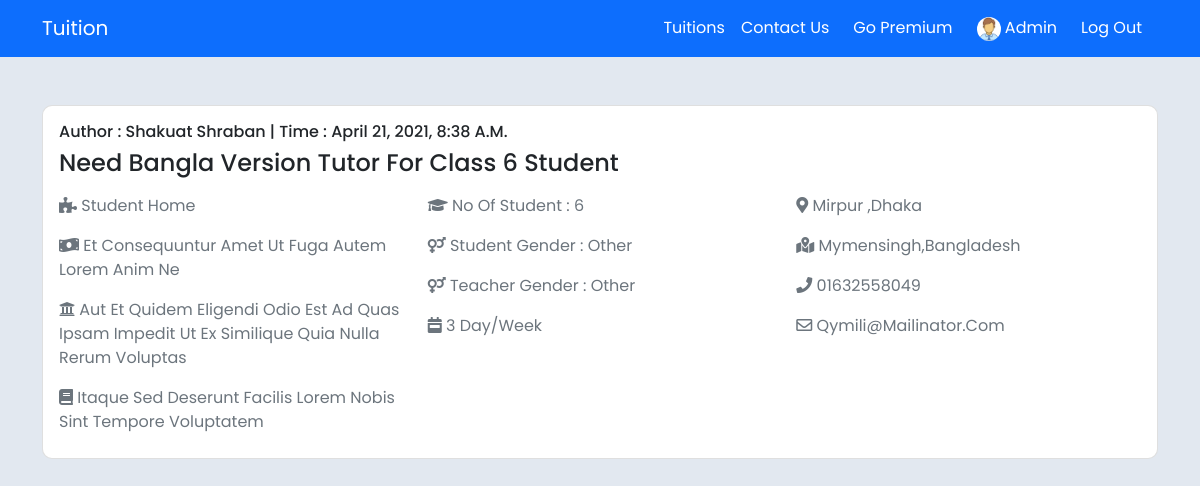
The app's page /detail/5/ (signed in) with its own data.
### accounts/models.py (models this page shows, shortened)
class UserProfile(models.Model):
    Choice_style = (
        ('Group Tuition', 'Group Tuition'),
        ('Private Tuition', 'Private Tuition'),
    )
    Choice_Place = (
        ('Class_Rooms', 'Class Rooms'),
        ('Coaching_Center', 'Coaching Center'),
        ('Students Home', 'Students Home'),
        ('Teachers Place', 'Teachers Place'),
    )
    Choice_Approach = (
        ('Online_Help', 'Online Help'),
        ('Phone_Help', 'Phone Help'),
        ('Provide_Hand_Notes', 'Provide Hand_Notes'),
        ('Video_Tutorials', 'Video Tutorials'),
    )
    Choice_Medium = (
        ('Bangla Medium', 'Bangla Medium'),
        ('English Medium', 'English Medium'),
        ('Arabic Medium', 'Arabic Medium'),
        ('Extra Curricular Activities', 'Extra Curricular Activities'),
        ('Language Learning', 'Language Learning'),
        ('Computer Learning', 'Computer Learning'),
    )
    class_choice = [('1', '1'), ('2', '2'), ('3', '3'), ('4', '4'), ('5', '5'), ('6', '6'), ('7', '7'), ('8', '8'),
                    ('9', '9'), ('10', '10'), ('11', '11'), ('12', '12'), ('Admission Test', 'Admission Test'),
                    ('KG school', 'KG school'),
                    ('Specific Skill Develop', 'Specific Skill Develop'), ('other', 'other')]
    district_choice = [('Bagerhat', 'Bagerhat'), ('Bandarban', 'Bandarban'), ('Barguna', 'Barguna'),
                       ('Barisal', 'Barisal'), ('Bhola', 'Bhola'), ('Bogra', 'Bogra'), ('Bramanbaria', 'Bramanbaria'),
                       ('Chadpur', 'Chadpur'), ('Chapainababganj', 'Chapainababganj'), ('Chittagong', 'Chittagong'),
                       ('Chuadanga', 'Chuadanga'), ('Comilla', 'Comilla'), ('Cox\'s bazar', 'Cox\'s bazar'),
                       ('Dhaka', 'Dhaka'), ('Dinajpur', 'Dinajpur'), ('Faridpur', 'Faridpur'), ('Feni', 'Feni'),
                       ('Gaibanda', 'Gaibanda'), ('Gazipur', 'Gazipur'), ('Gopalganj', 'Gopalganj'),
                       ('Habiganj', 'Habiganj'), ('Jamalpur', 'Jamalpur'), ('Jessore', 'jessore'),
                       ('Jhalokati', 'Jhalokati'), ('Jheniadaha', 'Jhenaidaha'), ('Joypurhat', 'Joypurhat'),
                       ('Khagrachhari', 'Khagrachhari'), ('Khulna', 'Khulna'), ('Kishoreganj', 'Khishoreganj'),
                       ('Kurigram', 'Kurigram'), ('Kustia', 'Kustia'), ('Lakshmipur', 'Lakshmipur'),
                       ('Lalmanirhat', 'Lalmanirhat'), ('Madaripur', 'Madaripur'), ('Magura', 'Magura'),
                       ('Manikganj', 'Manikganj'), ('Maulvi Bazar', 'Maulvi Bazar'), ('Meherpur', 'Meherpur'),
                       ('Munshiganj', 'Munshiganj'), ('Mymensingh', 'Mymensingh'), ('Naogaon', 'Naogaon'),
                       ('Narail', 'Narail'), ('Narayangonj', 'Narayangonj'), ('Narsingdi', 'Narsingdi'),
                       ('Natore', 'Natore'), ('Netrokona', 'Netrokona'), ('Nilphamari', 'Nilphamari'),
                       ('Noakhali', 'Noakhali'), ('Pabna', 'Pabna'), ('Panchagrah', 'Panchagrah'),
                       ('Patuakhali', 'Patuakhali'), ('Pirojpur', 'Pirojpur'), ('Rajbari', 'Rajbari'),
                       ('Rajshahi', 'Rajshahi'),
                       ('Rangamati', 'Rangamati'), ('Rangpur', 'Rangpur'), ('Satkhira', 'Satkhira'),
                       ('Shariatpur', 'Shariatpur'), ('Sherpur', 'Sherpur'), ('Sirajganj', 'Sirajganj'),
                       ('Sunamganj', 'Sunamganj'), ('Sylhet', 'Sylhet'), ('Tangail', 'Tangail'),
                       ('Thakurgoan', 'Thakurgoan')]
    user = models.OneToOneField(User, on_delete=models.CASCADE)
    birth_date = models.DateField()
    bio_data = models.TextField()
    your_phone_no = models.CharField(max_length=14, null=True)
    image = models.ImageField(null=True, blank=True, upload_to='profile_pic/', default='avatar.png')
    your_pa = models.CharField(max_length=250, null=True)
    your_ca = models.CharField(max_length=250, null=True)
    highest_degree = models.CharField(max_length=250, null=True)
    prefered_tutoring_style = models.CharField(max_length=20, choices=Choice_style, null=True)
    place_of_learning = models.CharField(max_length=25, choices=Choice_Place, null=True)
    tutoring_approach = models.CharField(max_length=50, choices=Choice_Approach, null=True)
    prefer_medium_of_education = models.CharField(max_length=30, choices=Choice_Medium, null=True)
    prefer_class = models.CharField(max_length=50, choices=class_choice, null=True)
    prefer_subjects = models.CharField(max_length=300, null=True)
    expected_salary = models.CharField(max_length=20, default='')
    negotiable = models.BooleanField(default=False)
    demo_class = models.URLField(verbose_name='video tutorial', max_length=1000, null=True, blank=True)
    linkedin = models.URLField(verbose_name='linkedin', max_length=1000, null=True, blank=True)
    whatsapp = models.URLField(verbose_name='whatsapp', max_length=1000, null=True, blank=True)
    fb_id = models.CharField(verbose_name='user facebook id', max_length=1000, null=True, blank=True)
    date_posted = models.DateTimeField(default=timezone.now)
    is_premium = models.BooleanField(default=False)
    expire_Date = models.DateTimeField(null=True, blank=True)
    district_area = models.CharField(choices=district_choice, max_length=50, null=True, blank=True)
    AUTH_PROFILE_MODULE = 'app.UserProfile'

### tuition/models.py (models this page shows, shortened)
class TuitionPost(models.Model):
    per_day_choice = [('1 day/week', '1 day/week'), ('2 day/week', '2 day/week'), ('3 day/week', '3 day/week'),
                      ('4 day/week', '4 day/week'),
                      ('5 day/week', '5 day/week'), ('6 day/week', '6 day/week'), ('7 day/week', '7 day/week')]
    gender = [('Male', 'Male'), ('Female', 'Female'), ('Other', 'Other')]
    style = (('Online', 'Online'), ('Student Home', 'Student Home'),
             ('Coaching Center', 'Coaching Center'), ('Teacher Place', 'Teacher Place'))
    prefer_medium = [('English', 'English'), ('Bangla', 'Bangla'),
                     ('Arabic', 'Arabic'), ('Other', 'Other')]
    class_choice = [('1', '1'), ('2', '2'), ('3', '3'), ('4', '4'), ('5', '5'), ('6', '6'), ('7', '7'), ('8', '8'),
                    ('9', '9'), ('10', '10'), ('11', '11'), ('12', '12'), ('Admission Test', 'Admission Test'),
                    ('KG school', 'KG school'),
                    ('Specific Skill Develop', 'Specific Skill Develop'), ('other', 'other')]
    sno = AutoField(primary_key=True)
    fullname = models.CharField(max_length=100)
    country = models.ForeignKey(Country, on_delete=models.CASCADE)
    city = models.ForeignKey(City, on_delete=models.SET_NULL, null=True)
    class_other = models.CharField(max_length=23, choices=class_choice)
    medium = models.CharField(max_length=7, choices=prefer_medium, default='Bangla')
    subjects = models.CharField(max_length=250)
    school_college = models.CharField(max_length=500)
    student_quantity = models.CharField(max_length=2)
    student_gender = models.CharField(max_length=6, choices=gender, default='Other')
    detail_tuition = models.TextField(null=True, blank=True)
    day_per_week = models.CharField(max_length=10, choices=per_day_choice, default='3 day/week')
    salary = models.CharField(max_length=50)
    desire_tutor_gender = models.CharField(max_length=6, choices=gender, default='Other')
    preference_tuition_style = models.CharField(max_length=20, choices=style, default='Student Home')
    address = models.CharField(max_length=250)
    mobile = models.CharField(max_length=14)
    email = models.EmailField(max_length=50, blank=True)
    available = models.BooleanField(default=True)
    created_at = models.DateTimeField(auto_now_add=True)

class City(models.Model):
    country = models.ForeignKey(Country, on_delete=models.CASCADE)
    name = models.CharField(max_length=30)
    def __str__(self):
        return self.name

class Country(models.Model):
    name = models.CharField(max_length=30)
    def __str__(self):
        return self.name

### tuition/views.py (the view)
# urls.py: path('detail/<int:pk>/', TuitionDetailView.as_view(), name='detail'),
class TuitionDetailView(LoginRequiredMixin, DetailView):
    model = TuitionPost
    template_name = 'tuition/TuitionPostDetail.html'

### templates/tuition/TuitionPostDetail.html (shortened to what this page needs)
{% extends 'base.html' %}
{% load static %}
{% block content %}
<div class="container ">
<div class="card mt-5">
    <div class="card-body">
        <h6>Author : {{ object.fullname }} | Time : {{ object.created_at }}</h6>
        <h4 class="mb-3">Need {{ object.medium }} Version Tutor For Class {{ object.class_other }} Student</h4>
    <div class="row">
        <div class="col-md-4 mb-2">
            <p class="card-text text-muted"><i class="fas fa-puzzle-piece"></i> {{ object.preference_tuition_style }}</p>
    <p class="card-text text-muted"><i class="fas fa-money-bill-wave"></i> {{ object.salary }}</p>
            <p class="card-text text-muted"><i class="fas fa-university"></i> {{ object.school_college }}</p>
<p class="card-text text-muted"><i class="fas fa-book"></i> {{ object.subjects }}</p>
        </div>
           <div class="col-md-4 mb-2">
     <p class="card-text text-muted"><i class="fas fa-graduation-cap"></i> No of student : {{ object.student_quantity}}</p>
               <p class="card-text text-muted"><i class="fas fa-venus-mars"></i> student gender : {{ object.student_gender}}</p>
               <p class="card-text text-muted"><i class="fas fa-venus-mars"></i> teacher gender : {{ object.desire_tutor_gender}}</p>
               <p class="card-text text-muted"><i class="fas fa-calendar-week"></i>  {{ object.day_per_week}}</p>
</div>
        <div class="col-md-4 mb-2">
   <p class="card-text text-muted"><i class="fas fa-map-marker-alt"></i> {{ object.city}} ,{{ object.country }}</p>
<p class="card-text text-muted"><i class="fas fa-map-marked-alt"></i> {{ object.address}}</p>
        <p class="card-text text-muted"><i class="fas fa-phone"></i> {{ object.mobile}}</p>
            <p class="card-text text-muted"><i class="far fa-envelope"></i> {{ object.email}}</p>
    </div>
    </div>
  </div>
</div>
</div>
{% endblock %}
{% block script %}
<link rel="stylesheet" href="{% static 'css/tuitiondetails.css' %}">
{% endblock %}

### templates/base.html (shortened to what this page needs)
{% load static %}
<!doctype html>
<html lang="en">
  <head>
<link href="https://cdn.jsdelivr.net/npm/bootstrap@5.0.0-beta1/dist/css/bootstrap.min.css" rel="stylesheet">
<link rel="stylesheet" href="https://cdnjs.cloudflare.com/ajax/libs/font-awesome/5.15.2/css/all.min.css" />
<link rel="stylesheet" href="{% static 'css/index.css' %}">
<link rel="stylesheet" href="{% static 'css/navbar.css' %}">
  </head>
  <body>
  <nav class="navbar navbar-expand-lg sticky-top navbar-dark bg-primary">
  <div class="container-fluid container">
    <a class="navbar-brand" href="{% url 'home' %}">Tuition</a>
    <div class="collapse navbar-collapse" id="navbarNavDropdown">
      <ul class="navbar-nav ms-auto">
        <li class="nav-item">
          <a class="nav-link active " href="{% url 'list_tuition' %}">Tuitions</a>
        </li>
          {% if user.is_authenticated %}
 <li class="nav-item float-right d-flex">
        <a class="nav-link active me-2" href="{% url 'contact' %}">Contact Us</a>
      </li>
{% if  user.userprofile.is_premium %}
{% else %}
    <li class="nav-item float-right d-flex">
        <a class="nav-link active me-2" href="{% url 'membership' %}">Go Premium</a>
      </li>
{% endif %}
        <li class="nav-item float-right ml-auto">
        <a class="nav-link active me-2" href="{% url 'ownerprofile' %}">
            {% if user.userprofile.image %}
                      <img src="{{ user.userprofile.image.url }}" alt="profile" class="rounded-circle" width="24px" height="24px">
                          {% else %}
                 <img src="{% static 'images/avatar.png' %}" alt="Admin" class="rounded-circle" width="24px" height="24px">
                      {% endif %}
            {{ user.username }}</a>
      </li>
               <li class="nav-item float-right d-flex">
        <a class="nav-link active me-2" href="{% url 'logout' %}">Log out</a>
      </li>
{% endif %}
      </ul>
    </div>
  </div>
</nav>
  {% block content %}
    {% endblock %}
  </body>
{% block script %}
{% endblock %}
</html>

### static/css/index.css (style rules this page uses)
* { font-family:'Poppins', sans-serif; }
body { background-color:#e2e8f0; text-transform: capitalize; }

### static/css/navbar.css (style rules this page uses)
.navbar { font-family: 'Roboto', sans-serif; }

### static/css/tuitiondetails.css (style rules this page uses)
body { background-color: #e2e8f0; }
.card { border-radius: 10px; }

### records on screen
TuitionPost: fullname "Shakuat Shraban", created_at "April 21, 2021, 8:38 A.m.", medium "Bangla", class_other "6", preference_tuition_style "Student Home", salary "Et Consequuntur Amet Ut Fuga Autem Lorem Anim Ne", school_college "Aut Et Quidem Eligendi Odio Est Ad Quas Ipsam Impedit Ut Ex Similique Quia Nulla Rerum Voluptas", subjects "Itaque Sed Deserunt Facilis Lorem Nobis Sint Tempore Voluptatem", student_quantity "6", student_gender "Other", desire_tutor_gender "Other", day_per_week "3 Day/Week", city "Mirpur", country "Dhaka", address "Mymensingh,Bangladesh", mobile "01632558049", email "Qymili@mailinator.com"

### other values on screen
{{ user.username }} "Admin"
